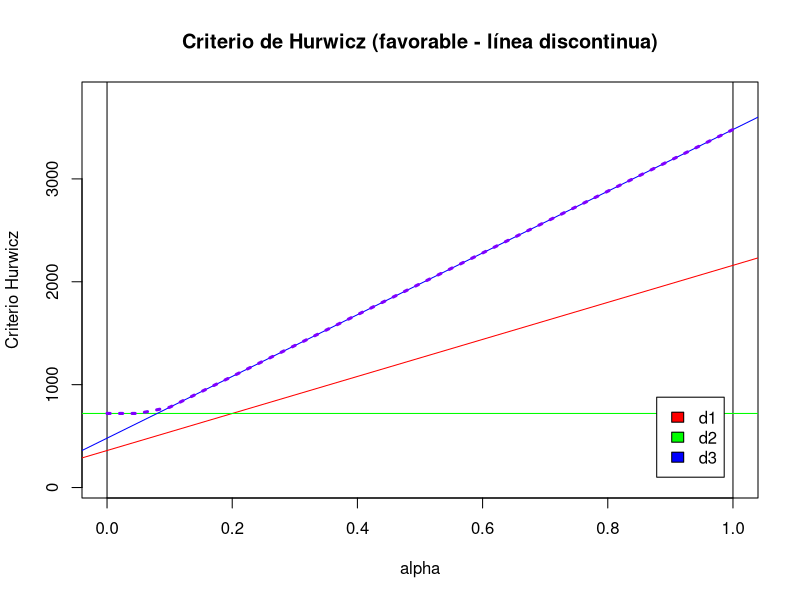
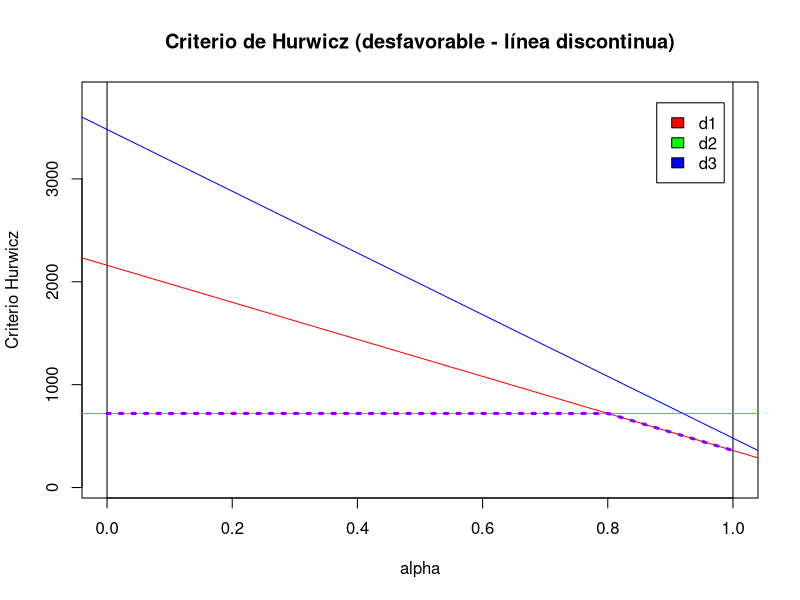
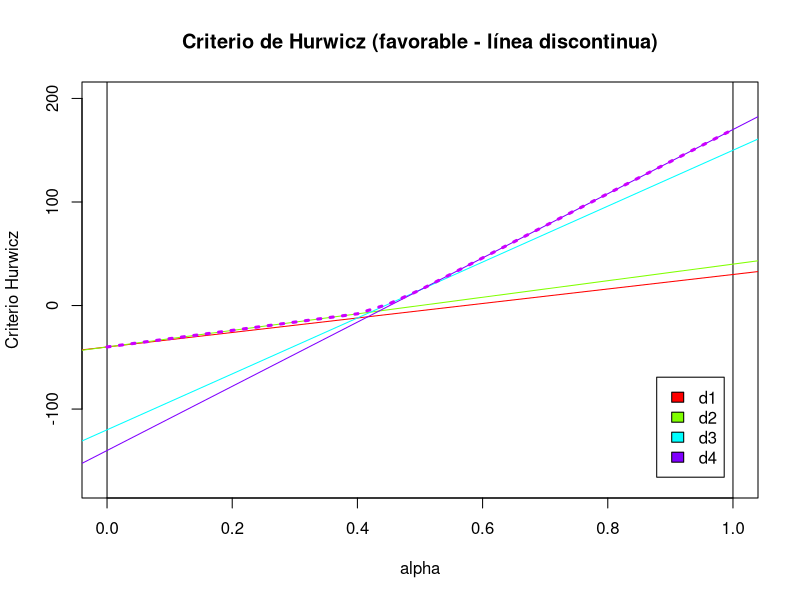

Source code (R) for these figures, in order:

# Trabajo1-Grupo-2-TD

# La lista de componentes del grupo

# - Carlos De Castilla Parrilla (Responsble)
# - Tamara Carmona Naranjo
# - Carlos Fernando Moreno León
# - José María Girol González
# -

library(dplyr)

# Funciones Auxiliares

crea.tablaX = function(vector_matporfilas,numalternativas=3,numestados=4) {
  
  X = matrix(vector_matporfilas,nrow=numalternativas,ncol=numestados,byrow=TRUE)
  colnames(X) = paste('e',1:numestados,sep='');
  rownames(X) = paste('d',1:numalternativas,sep='');
  return(X);
  
}


which.max.general = function(vector) {
  maximo = max(vector);
  res = which(vector == maximo);
  return(res);
  
}


which.min.general = function(vector) {
  minimo = min(vector);
  res = which(vector == minimo);
  return(res);
  
}


dibuja.criterio.Hurwicz = function(tablaX,favorable=TRUE) {
  X = tablaX;
  Altmin = apply(X,MARGIN=1,min);
  Altmax = apply(X,MARGIN=1,max);
  valfa = seq(from=0,to=1,by=0.05);
  vHurwicz = rep(0,length(valfa));
  Alt_vHurwicz = rep(0,length(valfa));
  for (i in 1:length(valfa)) {
    alfab = valfa[i];  
    if (favorable) { 
      vAltH = alfab * Altmax + (1-alfab) * Altmin; 
      vHurwicz[i] = max(vAltH)
    } else {
      vAltH = alfab * Altmin + (1-alfab) * Altmax; 
      vHurwicz[i] = min(vAltH)      
    }
    
  }
  
  x0=0;x1=1;
  y0 = min(Altmin);
  y1 = max(Altmax);
  rg = y1-y0;
  y0=y0-0.1*rg;y1=y1+0.1*rg;
  plot(c(x0,x1), c(y0,y1), type = "n", xlab = "alpha",
       ylab = "Criterio Hurwicz"); 
  nn = length(Altmin);
  colores = rainbow(nn);
  abline(v=0);
  abline(v=1);
  if (favorable) {
    for (i in 1:nn) {
      aa = Altmin[i];
      bb = (Altmax[i] - Altmin[i]);
      abline(a=aa,b=bb,col=colores[i]);
    }
  } else {
    for (i in 1:nn) {
      aa = Altmax[i];
      bb = (Altmin[i] - Altmax[i]);
      abline(a=aa,b=bb,col=colores[i]);
    }        
  }
  lines(valfa,vHurwicz,col=rainbow(nn+1)[nn+1],lty=3,lwd=3)
  if (favorable) {
    legend("bottomright",legend=rownames(X),fill=colores,inset=0.05)
    title("Criterio de Hurwicz (favorable - línea discontinua)")
  } else {
    legend("topright",legend=rownames(X),fill=colores,inset=0.05)
    title("Criterio de Hurwicz (desfavorable - línea discontinua)")    
  }
  
}



# Función Principal (creada por el grupo)
intervalos.alfa= function(tablaX,p,favorable=TRUE) {
  
  alfa=seq(0,1,by=p) # Introducimos un conjunto de alfas que nos servirán
  # para saber cuándo cambia la alternativa óptima. A menor p, mayor pre-
  # cisión.
  X = tablaX
  
  if(favorable){
    Altmin = apply(X,MARGIN=1,min)
    Altmax= apply(X,MARGIN=1,max)
    
    # Como ya no tenemos un alfa, sino varios, debemos crear un bucle que
    # trabaje con todos los alfa. Como, además, Altmin y Altmax son vecto-
    # res, tenemos que crear listas que nos devuelvan, para cada elemento
    # de dichos vectores, cuáles son las alternativas asociadas a los
    # alfas.
    
    AltH=list()
    Hurwicz=list()
    Alt_Hurwicz=list()
    
    # Creamos el bucle:
    
    for(i in 1:length(alfa)){
      AltH[[i]] = alfa[i] * Altmax + (1-alfa[i]) * Altmin
      Hurwicz[[i]] = max(AltH[[i]])
      Alt_Hurwicz[[i]] = which.max.general(AltH[[i]])
    }
    
    metodo = 'favorable'
    
  } else {
    Altmin = apply(X,MARGIN=1,min)
    Altmax= apply(X,MARGIN=1,max)
    
    AltH=list()
    Hurwicz=list()
    Alt_Hurwicz=list()
    
    for(i in 1:length(alfa)){
      AltH[[i]] = (1-alfa[i]) * Altmax + alfa[i] * Altmin 
      Hurwicz[[i]] = min(AltH[[i]])
      Alt_Hurwicz[[i]] = which.min.general(AltH[[i]])
    }
    
    metodo = 'desfavorable'
    
  }
  
  resultados = list();
  resultados$metodo = metodo;
  resultados$ValorAlternativa = unlist(Hurwicz); # Valores que toma cada
  # alfa en su alternativa óptima.
  resultados$alfa = alfa; # Alfas usados.
  resultados$AlternativaOptima = unlist(Alt_Hurwicz);
  resultados$Solucion = unlist(Alt_Hurwicz);
  names(resultados$Solucion)=alfa;
  # distinct(as.data.frame(resultados,alfa));
  prueba=cbind.data.frame(alfa,resultados$Solucion[1:length(alfa)]);
  colnames(prueba)<-c("Alfa", "Solución");
  rownames(prueba %>% distinct(Solución));
  alternativas= prueba %>% distinct(Solución);
  resultados$intervalos = alternativas
  return(resultados)
}


# Ejemplo (favorable):

datos=c(2160,360,
        720,720,
        3480,480)
matriz=crea.tablaX(datos,3,2)

intervalos.alfa(matriz,0.01,T)
# Valores de Alfa a partir de los cuales cambiamos de alternativa.
dibuja.criterio.Hurwicz(matriz,T) # Comprobamos.

# Ejemplo (desfavorable):

datos=c(2160,360,
        720,720,
        3480,480)
matriz=crea.tablaX(datos,3,2)

intervalos.alfa(matriz,0.1,FALSE)
# Valores de Alfa a partir de los cuales cambiamos de alternativa.
dibuja.criterio.Hurwicz(matriz,FALSE) # Comprobamos.







# Ejercicio de Carlos De Castilla

# Unos amigos quieren pasar la noche en el casino y jugarse parte de sus
# ahorros en alguno de los distintos juegos que se ofrecen en las mesas
# del salón quieren decidir en cuál es mejor jugar. 
# Los distintos juegos son: El Bingo, El Blackjack, El Póker y La Ruleta.
# En cada juego (alternativa) existen 5 estados de la naturaleza:
# Muy mala suerte, Mala suerte, Suerte neutra, Buena suerte y Muy buena suerte.
# A continuación represento la tabla de valores (ganancias en €):
# Juego: (Suerte) // Muy mala // Mala // Neutra // Buena // Muy Buena //    
# Bingo:          //   -40    // -30  //   -10  //   10  //     30    //
# Blackjack:      //   -40    // -20  //   -10  //   20  //     40    //
# Póker:          //   -120   // -60  //   -30  //   50  //     150   //
# Ruleta:         //   -140   // -90  //   -10  //   60  //     170   //

datos=c(-40,-30,-10,10,30,
        -40,-20,-10,20,40,
        -120,-60,-30,50,150,
        -140,-90,-10,60,170)
matriz=crea.tablaX(datos,4,5)

intervalos.alfa(matriz,0.01,T)
# Valores de Alfa a partir de los cuales cambiamos de alternativa.
# El Alfa mide nuestra valentía siendo 0 muy pesimista y 1 muy optimista.
# Si nuestro alfa va de [0,0.01) la mejor alternativa es el Bingo.
# Si nuestro alfa está entre [0.01,0.44) lo mejor es jugar al Blackjack.
# Si nuestro alfa va de [0.44,0.52) la mejor decisión es jugar al Póker.
# Y si nuestro alfa va de [0.52,1] el mejor plan es jugar a la Ruleta.
dibuja.criterio.Hurwicz(matriz,T) # Comprobamos.
